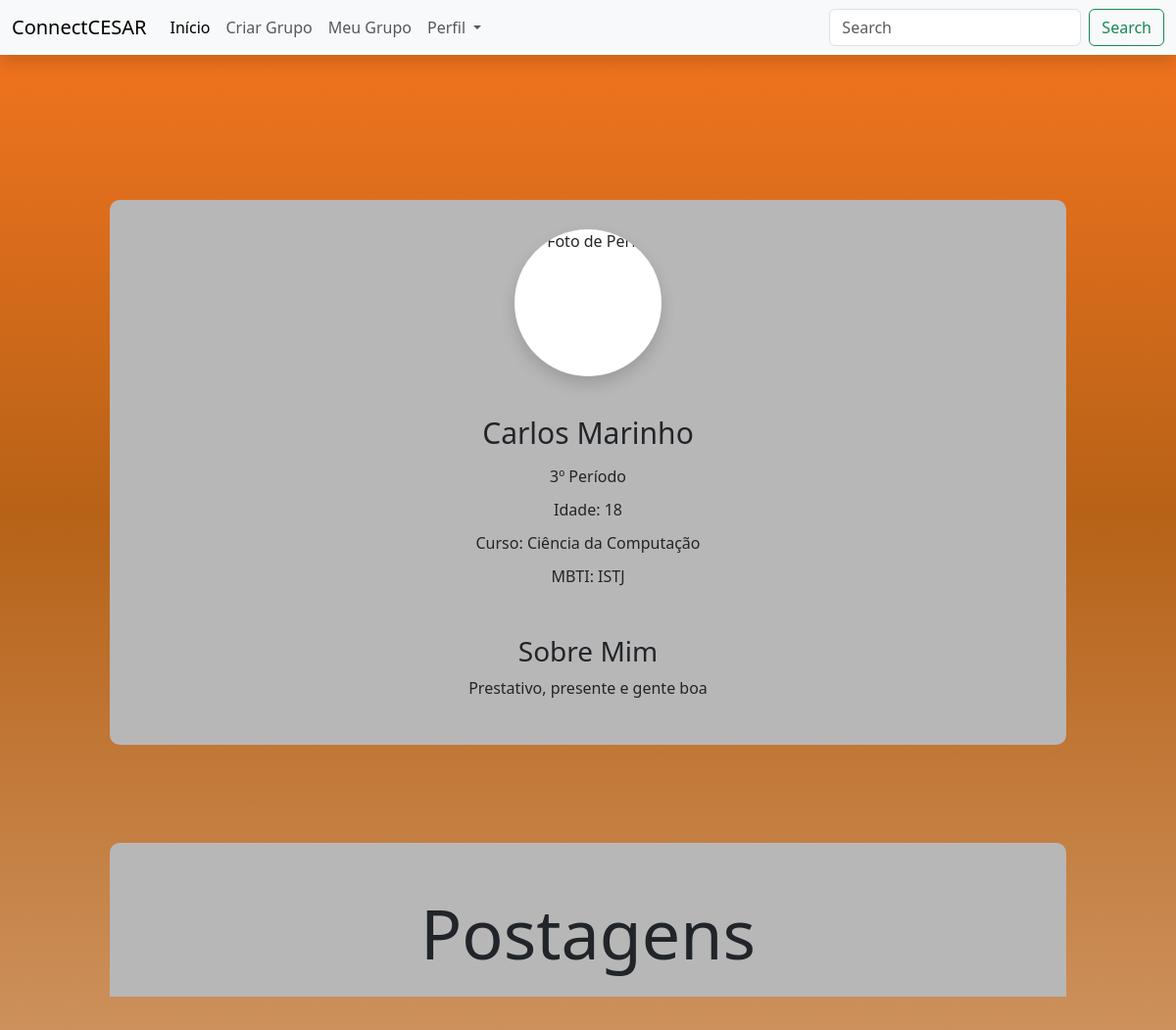
Page /acesso/pessoa/31/ on the earlier database version.
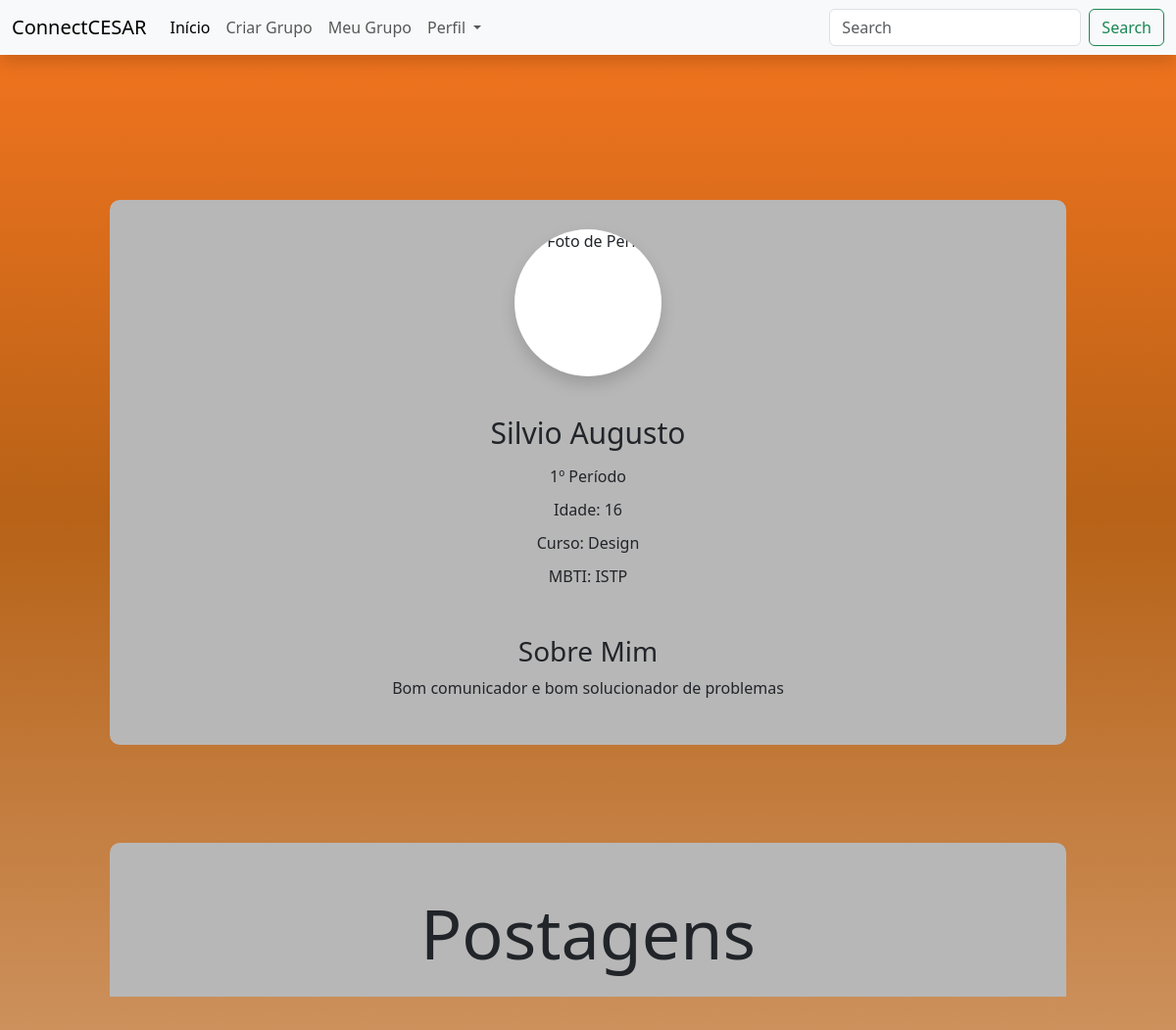
Same page on the later database version.
### ccapp/models.py (models this page shows)
class Pessoa(models.Model):
    id_usuario = models.AutoField(primary_key=True)
    nome = models.TextField(max_length=255)
    email = models.TextField(max_length=255)
    senha = models.TextField(max_length=255)
    idade = models.IntegerField(null=True, blank=True)
    mbti = models.TextField(max_length=255, null=True, blank=True)
    periodo = models.TextField(max_length=255, null=True, blank=True)
    curso = models.TextField(max_length=255, null=True, blank=True)
    foto = models.ImageField(upload_to='perfil/', null=True, blank=True)
    descricao = models.TextField(null=True, blank=True)
    criado = models.DateTimeField(auto_now_add=True)
    atualizado = models.DateTimeField(auto_now=True)
    grupo_criado = models.ForeignKey(Grupo, null=True, blank=True, on_delete=models.SET_NULL)

### ccapp/views.py (the view)
# urls.py: path('acesso/pessoa/<int:id_field>/', views.acesso_pessoa, name='acesso_pessoa'),
def acesso_pessoa(request, id_field):
    id_pessoa = Pessoa.objects.get(id_usuario = id_field)
    context = {'pessoa': id_pessoa}
    return render(request, 'acesso_pesquisa.html', context)

### templates/acesso_pesquisa.html (shortened to what this page needs)
{% include "navbar.html" %}
{% include "main.html" %}
{% if pessoa %}
<div class="container">
<div class="profile-links">
        <img class="card-img-top rounded-circle shadow bg-white" style="width: 150px" src="..." alt="Foto de Perfil">
        <li><a style="font-size: 30px;">{{ pessoa.nome }}</a></li>
        <li><a>{{ pessoa.periodo }} Período</a></li>
        <li><a>Idade: {{ pessoa.idade }}</a></li>
        <li><a>Curso: {{ pessoa.curso }}</a></li>
        <li><a>MBTI: {{ pessoa.mbti }}</a></li>
        <h3 class="mt-5">Sobre Mim</h3>
        <p class="text-justify">
          {{ pessoa.descricao }}
    </p>
    </div>
    </div>
    <div class="container">
        <div class="profile-links">
            <li><a style="font-size: 70px;">Postagens</a></li>
        </div>
    </div>
{% else %}
    <p> INFORMAÇÃO NÃO DISPONÍVEL </p>
{% endif %}

Differences in the rows shown:
changed Pessoa: nome "Carlos Marinho" → "Silvio Augusto"; periodo "3º" → "1º"; idade "18" → "16"; curso "Ciência da Computação" → "Design"; mbti "ISTJ" → "ISTP"; descricao "Prestativo, presente e gente boa" → "Bom comunicador e bom solucionador de problemas"
